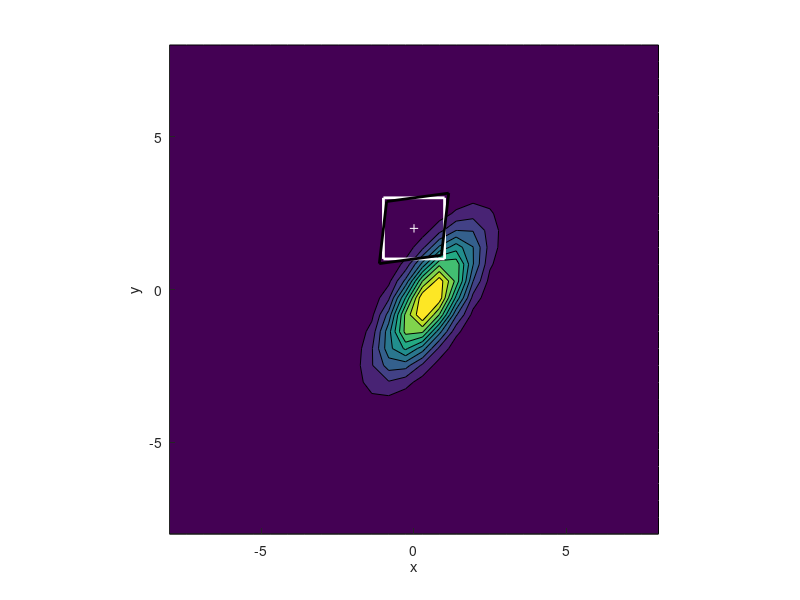
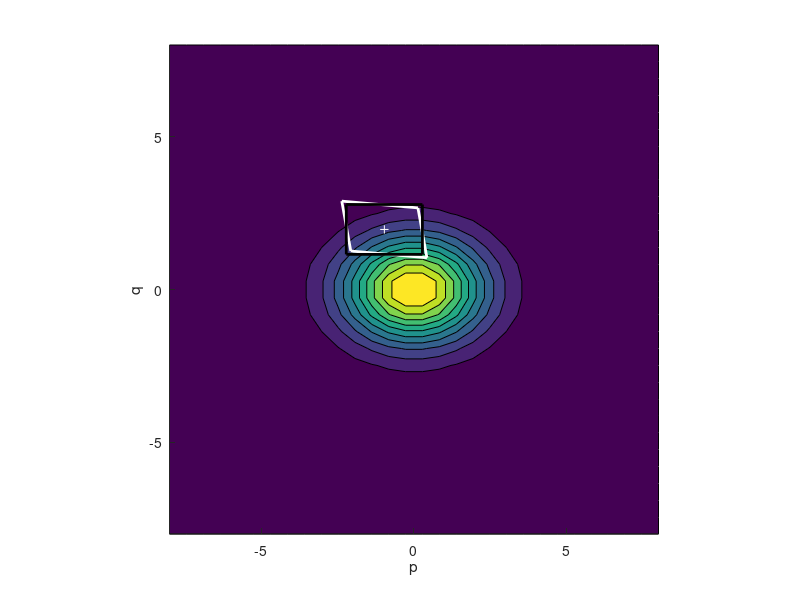

Reproduce these figures in MATLAB, in order.
close all
clear

x = [1 -1 -1 1 1];
y = [3 3 1 1 3];

mux = 2*rand-1;
muy = 2*rand-1;

th = 2*pi*rand;

s1 = 1/rand;
s2 = 1/rand;
% s1 = 10^-2;
% s2 = 1;

scalesmat = diag([s1,s2]);
covmat = scalesmat*[1,cos(th);cos(th),1]*scalesmat;

covmat = [1 1;1 2];

pq = [cos(th) sin(th);-sin(th) cos(th)]*[x-mux;y-muy];
p = pq(1,:);
q = pq(2,:);

uv = scalesmat^(-1)*pq;
u = uv(1,:);
v = uv(2,:);

uvd = [cos(th) -sin(th);sin(th) cos(th)]*uv;
ud = uvd(1,:);
vd = uvd(2,:);

pqd = scalesmat*uvd;
pd = pqd(1,:);
qd = pqd(2,:);

trans_mat = scalesmat*[cos(th) -sin(th);sin(th) cos(th)]*scalesmat^(-1)*[cos(th) sin(th);-sin(th) cos(th)]
inv_trans_mat = inv(trans_mat);

aup = mean(pd([1,4]));
adp = mean(pd([2,3]));
auq = mean(qd([1,2]));
adq = mean(qd([3,4]));

ap = [aup,adp,adp,aup,aup];
aq = [auq,auq,adq,adq,auq];

axy = inv_trans_mat*[ap;aq];
ax = axy(1,:) + mux;
ay = axy(2,:) + muy;

low = -8;
high = 8;

xvec = linspace(low,high,30);%min([pd,x]),max([pd,x]),30);
yvec = linspace(low,high,30);%min([qd,y]),max([qd,y]),30);
[X,Y] = meshgrid(xvec,yvec)

F = nan(length(xvec),length(yvec));
G = nan(length(xvec),length(yvec));
for i=1:length(xvec)
    for j=1:length(yvec)
        F(j,i) = mvnpdf([xvec(i);yvec(j)],[mux;muy],covmat);
        G(j,i) = mvnpdf([xvec(i);yvec(j)],[0;0],scalesmat.^2);
    end
end

figure;

xlabel x
ylabel y
hold on;
contourf(X,Y,F);
plot(x,y,'w','LineWidth',2);
plot(mean(x(1:4)),mean(y(1:4)),'w+')
plot(ax,ay,'k','LineWidth',2);
axis square;
axis([low,high,low,high]);

figure;

xlabel p
ylabel q
hold on;
% plot(p,q,'r')
% plot(u,v,'g')
% plot(ud,vd,'b')
contourf(X,Y,G);
plot(pd,qd,'w','LineWidth',2);
plot(mean(pd(1:4)),mean(qd(1:4)),'w+')
plot(ap,aq,'k','LineWidth',2);
axis square;
axis([low,high,low,high]);
